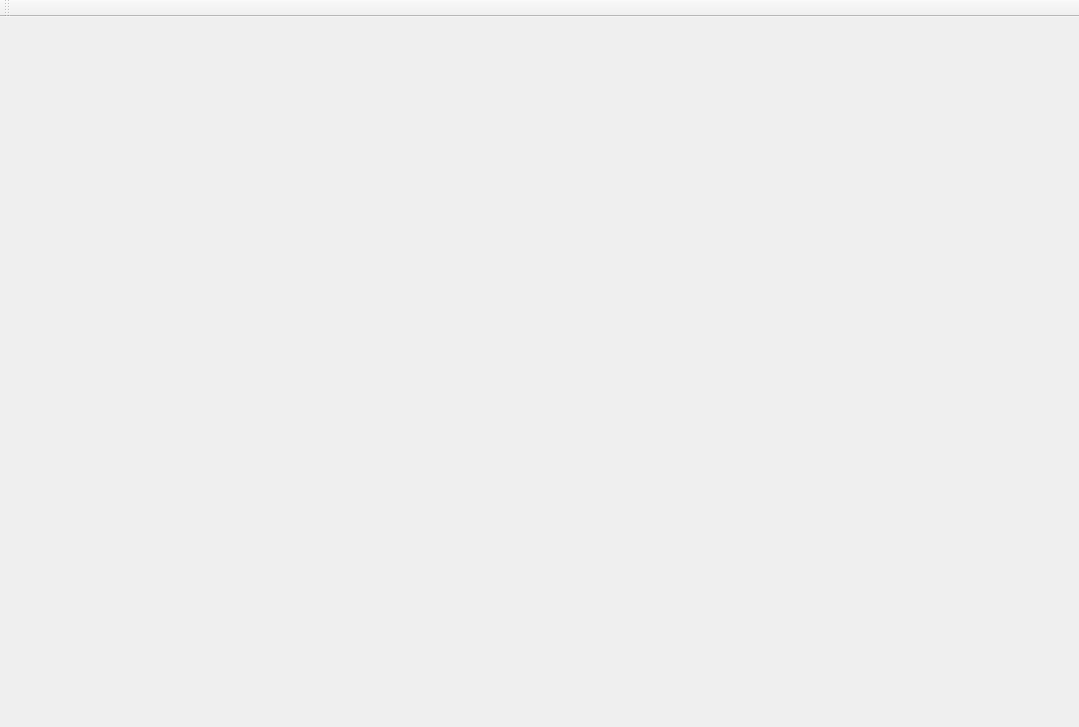
<?xml version="1.0" encoding="UTF-8"?>
<ui version="4.0">
 <class>QtHapticMainClass</class>
 <widget class="QMainWindow" name="QtHapticMainClass">
  <property name="geometry">
   <rect>
    <x>0</x>
    <y>0</y>
    <width>1079</width>
    <height>727</height>
   </rect>
  </property>
  <property name="windowTitle">
   <string>QtHapticMain</string>
  </property>
  <widget class="QWidget" name="centralWidget"/>
  <widget class="QToolBar" name="toolBar">
   <property name="minimumSize">
    <size>
     <width>0</width>
     <height>42</height>
    </size>
   </property>
   <property name="maximumSize">
    <size>
     <width>16777215</width>
     <height>11111111</height>
    </size>
   </property>
   <property name="windowTitle">
    <string>toolBar</string>
   </property>
   <property name="movable">
    <bool>true</bool>
   </property>
   <property name="iconSize">
    <size>
     <width>42</width>
     <height>42</height>
    </size>
   </property>
   <property name="toolButtonStyle">
    <enum>Qt::ToolButtonFollowStyle</enum>
   </property>
   <attribute name="toolBarArea">
    <enum>TopToolBarArea</enum>
   </attribute>
   <attribute name="toolBarBreak">
    <bool>false</bool>
   </attribute>
  </widget>
 </widget>
 <layoutdefault spacing="6" margin="11"/>
 <resources>
  <include location="QtHapticMain.qrc"/>
 </resources>
 <connections/>
</ui>
